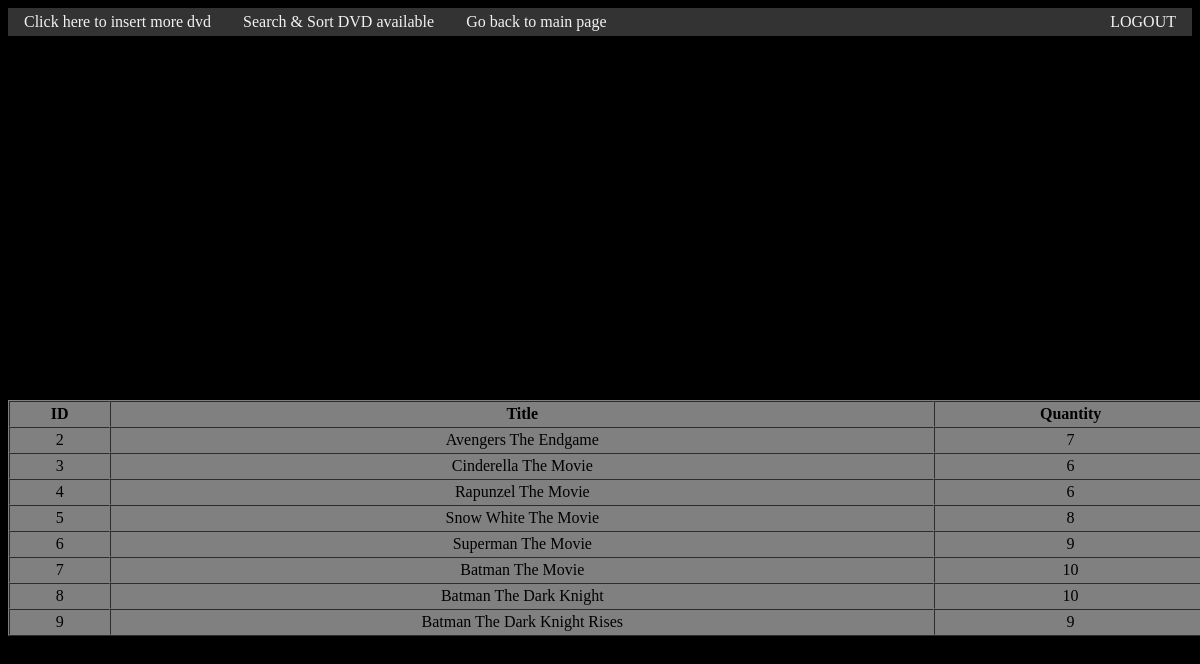
/view_search_dvd.php (signed in), run on the app's committed database.
### tables this page shows
CREATE TABLE `dvd` (
  `dvdid` int(6) UNSIGNED NOT NULL,
  `dvdname` varchar(100) DEFAULT NULL,
  `dvdquantity` int(4) DEFAULT NULL
);

### view_search_dvd.php (the view, shortened to what this page needs)
<link rel='stylesheet' href='styles.css'/>
<html>
	<head><title>DVD List</title><HEAD>
	<body>
	  <?php
	     require ("config.php");
		 $find=$_POST['dvdname'];
	     $sql = "SELECT * FROM dvd WHERE dvdname LIKE '%$find%' AND dvdquantity > 0";
		 $result = mysqli_query($conn, $sql);
		 if (mysqli_num_rows($result) > 0) {
			?>
		<h3>Your search result:</h3>
		<table width="600" border="1" cellspacing="0" cellpadding="3">
		<tr>
		<td align="center"><strong>ID</strong></td>
		<td align="center"><strong>Title</strong></td>
		<td align="center"><strong>Quantity</strong></td>
	 	</tr>
		<?php
		 while($rows = mysqli_fetch_assoc($result)) {
	       echo "<TR align=center>\n";
	       echo "<TD align=center>", $rows["dvdid"], "</TD>",
							"<TD align=center>",  $rows["dvdname"],"</TD>",
	            "<TD align=center>", $rows["dvdquantity"], "</TD>\n";
	       echo "</TR>\n";
	     } ?>
		</table>
		<?php
	   		}
			else {
				echo "<h3>No records found</h3>"; }
	   ?>
<?php
	if ($_SESSION["LEVEL"] == 1) {?>
	<div class="topnav">
	<a href="dvd_form.php">Click here to insert more dvd</a><?php } ?>
	<div class="topnav">
	<a href="menu_search_sort.php">Search & Sort DVD available</a>
  <a href="main.php">Go back to main page</a>
	<a href="logout.php" style="float:right">LOGOUT</a>
	</div>

### styles.css (style rules this page uses)
body { background-color: black; }
.topnav { overflow: hidden; background-color: #333; }
.topnav a { float: left; display: block; color: #f2f2f2; text-align: center; padding: 5px 16px; text-decoration: none; }
table { background-color: grey; position: absolute; top: 50%; width: 100%; text-align: center; }
h3 { color: white; border:4px solid white; color: white; border:4px solid white; position: absolute; margin-left: auto; margin-right: auto; top: 50%; width: 100%; text-align: center; }

### data on the page
dvd: dvdid "2", dvdname "Avengers The Endgame", dvdquantity "7"
dvd: dvdid "3", dvdname "Cinderella The Movie", dvdquantity "6"
dvd: dvdid "4", dvdname "Rapunzel The Movie", dvdquantity "6"
dvd: dvdid "5", dvdname "Snow White The Movie", dvdquantity "8"
dvd: dvdid "6", dvdname "Superman The Movie", dvdquantity "9"
dvd: dvdid "7", dvdname "Batman The Movie", dvdquantity "10"
dvd: dvdid "8", dvdname "Batman The Dark Knight", dvdquantity "10"
dvd: dvdid "9", dvdname "Batman The Dark Knight Rises", dvdquantity "9"
